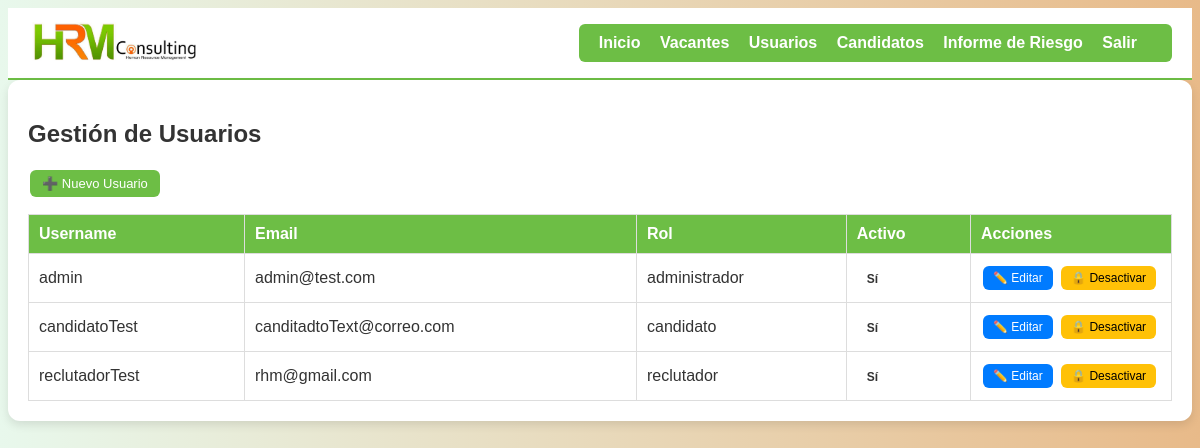
The page /usuarios/ (signed in) on the database its author committed.
### hrm_app/models.py (models this page shows, shortened)
class Usuario(AbstractUser):
    ROLES = [
        ('candidato', 'Candidato'),
        ('reclutador', 'Reclutador'),
        ('administrador', 'Administrador'),
    ]
    rol = models.CharField(max_length=20, choices=ROLES, default='candidato')

### hrm_app/views.py (the view)
# urls.py: path("usuarios/", views.usuarios_list, name="usuarios"),
@login_required
@role_required(['administrador'])
def usuarios_list(request):
    usuarios = User.objects.all()
    return render(request, 'hrm_app/usuarios.html', {'usuarios': usuarios})

### hrm_app/views.py (called while the page is built)
def role_required(roles):
    def decorator(view_func):
        @wraps(view_func)
        def _wrapped_view(request, *args, **kwargs):
            if not request.user.is_authenticated:
                return redirect('login')
            if request.user.rol not in roles:
                return redirect('dashboard')
            return view_func(request, *args, **kwargs)
        return _wrapped_view
    return decorator

### hrm_app/templates/hrm_app/usuarios.html (shortened to what this page needs)
{% extends "hrm_app/base.html" %}
{% block content %}
<div class="card">
  <h2>Gestión de Usuarios</h2>
 <a href="{% url 'usuario_create' %}" class="btn btn-success">➕ Nuevo Usuario</a>
<table class="table table-striped table-bordered">
    <thead class="table-header">
        <tr>
            <th>Username</th>
            <th>Email</th>
            <th>Rol</th>
            <th>Activo</th>
            <th style="width: 180px;">Acciones</th>
        </tr>
    </thead>
    <tbody>
        {% for u in usuarios %}
        <tr>
            <td>{{ u.username }}</td>
            <td>{{ u.email }}</td>
            <td>{{ u.rol }}</td>
            <td> {% if u.is_active %}
                    <span class="badge bg-success">Sí</span>
                {% else %}
                    <span class="badge bg-danger">No</span>
                {% endif %}
            </td>
            <td>
                <a href="{% url 'usuario_edit' u.id %}" class="btn btn-sm btn-primary">✏️ Editar</a>
                <a href="{% url 'usuario_toggle' u.id %}"
                   class="btn btn-sm {% if u.is_active %}btn-warning{% else %}btn-success{% endif %}">
                    {% if u.is_active %} 🔒 Desactivar {% else %} 🔓 Activar {% endif %}
                </a>
            </td>
        </tr>
        {% endfor %}
    </tbody>
</table>
</div>
{% endblock %}

### hrm_app/templates/hrm_app/base.html (shortened to what this page needs)
{% load static %}
<!DOCTYPE html>
<html lang="es">
<head>
  <link rel="stylesheet" href="{% static 'hrm_app/css/style.css' %}">
</head>
<body>
   {% if user.is_authenticated %}
  <header class="main-header">
    <a href="{% url 'dashboard' %}" class="logo-link">
        <img src="{% static 'hrm_app/img/logo-hrm.png' %}" alt="HRM Logo" class="logo-img">
    </a>
    <nav class="navbar">
      {% if user.is_authenticated %}
      {% if user.rol == "administrador" %}
      <a href="{% url 'dashboard' %}">Inicio</a>
      <a href="{% url 'vacantes' %}">Vacantes</a>
      <a href="{% url 'usuarios' %}">Usuarios</a>
      <a href="{% url 'candidatos' %}">Candidatos</a>
      <a href="{% url 'informe_riesgo' %}">Informe de Riesgo</a>
      {% elif user.rol == "reclutador" %}
      <a href="{% url 'vacantes' %}">Vacantes</a>
      <a href="{% url 'candidatos' %}">Candidatos</a>
      <a href="{% url 'informe_riesgo' %}">Informe de Riesgo</a>
      {% elif user.rol == "candidato" %}
      <a href="{% url 'candidato_create' %}">Registrar Candidato</a>
      {% endif %}
      <a href="{% url 'logout' %}">Salir</a>
      {% endif %}
    </nav>
    {% endif %}
  </header>
  <main>
    {% block content %}{% endblock %}
  </main>
</body>
</html>

### hrm_app/static/hrm_app/css/style.css (style rules this page uses)
:root { --verde: #6DBE45; --naranja: #F47721; --negro: #333333; --blanco: #FFFFFF; }
body { font-family: Arial, sans-serif; background: linear-gradient(to right, #E8F8EC, #e8ba89); color: var(--negro); }
.card { background: var(--blanco); padding: 20px; border-radius: 12px; box-shadow: 0 4px 10px rgba(0,0,0,0.1); }
.btn { background-color: var(--verde); color: var(--blanco); padding: 10px 15px; border-radius: 6px; text-decoration: none; }
a { color: var(--naranja); text-decoration: none; }
header nav { background-color: var(--verde); padding: 10px 20px; border-radius: 6px; }
header nav a { color: var(--blanco); margin-right: 15px; text-decoration: none; font-weight: bold; }
.table { width: 100%; border-collapse: collapse; margin-top: 15px; }
.table th, .table td { padding: 10px; text-align: left; border: 1px solid #ddd; }
.table-header { background: #6DBE45; color: white; }
.badge { padding: 5px 10px; border-radius: 6px; font-size: 12px; font-weight: bold; }
.btn-warning { background: #ffc107; color: black; }
.btn { padding: 6px 12px; margin: 2px; border-radius: 6px; text-decoration: none; font-size: 13px; font-weight: 500; display: inline-block; }
.btn-sm { font-size: 12px; padding: 5px 10px; }
.btn-primary { background-color: #007bff; color: white; }
.btn-success { background-color: #6DBE45; color: white; }
.main-header { display: flex; align-items: center; justify-content: space-between; background: white; padding: 10px 20px; border-bottom: 2px solid #6DBE45; width: 100%; box-sizing: border-box; }
.logo-link { display: flex; align-items: center; text-decoration: none; }
.logo-img { height: 50px; width: auto; margin-right: 15px; }

### rows shown on the page
Usuario: username "admin", email "admin@test.com", rol "administrador", is_active "Sí"
Usuario: username "candidatoTest", email "canditadtoText@correo.com", rol "candidato", is_active "Sí"
Usuario: username "reclutadorTest", email "rhm@gmail.com", rol "reclutador", is_active "Sí"
